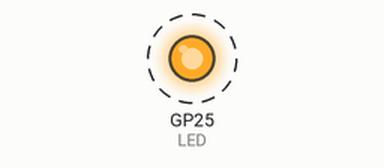
This program was run on a simulated Raspberry Pi Pico running MicroPython. On the bench: output pins drawn as LEDs (lit = HIGH). Dashed ring = blinking. Threads take turns every 2 ms; what the program prints to the serial console is not drawn.

Above: at 0.12 s.
Timing chart, 0 to 3.0 s (numbered marks = the images above):
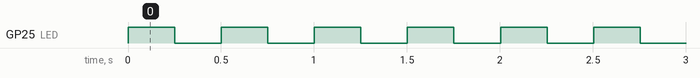

Measured:
- by itself, GP25 (LED): alternates HIGH for 0.25 s and LOW for 0.25 s

The program:

hilos_bloqueos.py
```python
# Uso de hilos con bloqueos

from machine import Pin
import time
import _thread

LED = Pin(25, Pin.OUT)

# Creamos un semáforo (también llamado bloqueo)
bloqueo = _thread.allocate_lock()

# Función que bloqueará el hilo
def second_thread():
    while True:
        # Adquirir el bloqueo del semáforo
        bloqueo.acquire()
        print("Hilo", _thread.get_ident() ,"bloqueando")
        time.sleep(1)
        # Liberar el bloqueo del semáforo
        bloqueo.release()

# Función que inicializa la ejecución en el segundo núcleo
_thread.start_new_thread(second_thread, ())

# Hilo principal
while True:
    bloqueo.acquire()
    LED.toggle()
    time.sleep(0.25)
    print("Hilo", _thread.get_ident() ,"bloqueando")
    bloqueo.release()
```
